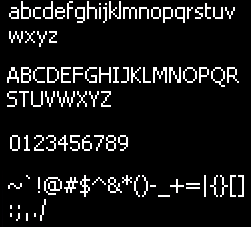
#> input picture samples/chat_ascii_02.png, 251 x 227 px, found by its file name
$ python 16_extract_chat_clean.py
#> lines starting #> are read from the running program, lines starting #| are printed output that depends on the picture; after the words box and inside, x2 and y2 are one past the last pixel; in counts of white or black regions, pixels touching at a corner belong together
### src/segment.py
"""Segmentation primitives: ROI → rows → characters.

Designed for the raid party UI initially but the row/char splitters are
generic over any cropped Name-column image.
"""
from __future__ import annotations
from dataclasses import dataclass
import numpy as np


# Raid party UI ROI (default = raid_party_05 at UI Scale 100%).
RAID_PARTY_NAME_X = (330, 478)
RAID_PARTY_DATA_Y = (78, 363)


@dataclass
class Row:
    y_abs: tuple[int, int]   # (top, bottom) in original image coords
    image: np.ndarray        # cropped RGB image of this row
    mask: np.ndarray         # binary text mask (uint8 0/255)
    baseline_y: int = -1     # baseline y within `mask` rows; -1 = unset


@dataclass
class CharBox:
    x: tuple[int, int]       # (left, right) within the row image
    image: np.ndarray        # cropped binary mask of this char (uint8 0/255)


# [67 lines left out: functions text_mask, color_text_mask, find_rows, not called in this run]


def find_chars(row_mask: np.ndarray,
               min_gap: int = 1,
               min_width: int = 1) -> list[tuple[int, int]]:
    """Vertical-projection segmentation: find columns containing any text
    pixel, group consecutive columns separated by gaps."""
    col_has = (row_mask > 0).any(axis=0)
    boxes: list[tuple[int, int]] = []
    in_box = False
    start = 0
    gap = 0
    for x, present in enumerate(col_has):
        if present:
            if not in_box:
                start = x
                in_box = True
            gap = 0
        else:
            if in_box:
                gap += 1
                if gap >= min_gap:
                    end = x - gap
                    if end - start + 1 >= min_width:
                        boxes.append((start, end))
                    in_box = False
                    gap = 0
    if in_box:
        end = len(col_has) - 1 - gap
        if end - start + 1 >= min_width:
            boxes.append((start, end))
    return boxes


# [40 lines left out: function auto_split_boxes, not called in this run]


def reconcile_boxes(boxes: list[tuple[int, int]],
                    mask: np.ndarray,
                    expected: int,
                    min_width: int = 2) -> list[tuple[int, int]]:
    """Adjust box list to match an expected character count using GT knowledge.

    Strategy:
    - If too many boxes: drop the narrowest ones (likely noise).
    - If too few: split the widest box at its minimum-density interior column.

    Used during template extraction where we know the target name. At inference
    time we'll use a template-driven matcher instead.
    """
    boxes = list(boxes)

    while len(boxes) > expected:
        # Drop narrowest box
        widths = [r - l + 1 for l, r in boxes]
        i_min = int(np.argmin(widths))
        if widths[i_min] >= min_width and len(boxes) > expected:
            # If the smallest is still wide, try merging two closest neighbors
            gaps = [boxes[k + 1][0] - boxes[k][1] - 1 for k in range(len(boxes) - 1)]
            i_gap = int(np.argmin(gaps))
            boxes[i_gap] = (boxes[i_gap][0], boxes[i_gap + 1][1])
            del boxes[i_gap + 1]
        else:
            del boxes[i_min]

    while len(boxes) < expected:
        widths = [r - l + 1 for l, r in boxes]
        i_max = int(np.argmax(widths))
        l, r = boxes[i_max]
        if r - l + 1 < 4:
            break  # cannot split further
        col_density = (mask[:, l:r + 1] > 0).sum(axis=0).astype(np.int32)
        # Search interior, not at edges
        margin = max(2, (r - l + 1) // 5)
        interior = col_density[margin:-margin]
        if interior.size == 0:
            break
        split_local = margin + int(np.argmin(interior))
        split_x = l + split_local
        # Insert a 1-column gap at split_x (drop that column from both halves)
        left_box = (l, split_x - 1)
        right_box = (split_x + 1, r)
        if left_box[1] - left_box[0] + 1 < 1 or right_box[1] - right_box[0] + 1 < 1:
            break
        boxes[i_max] = left_box
        boxes.insert(i_max + 1, right_box)

    return boxes


# [20 lines left out: functions crop_char, tight_crop, not called in this run]


def crop_char_with_offset(row_mask: np.ndarray, box: tuple[int, int],
                          baseline_y: int) -> tuple[np.ndarray, int]:
    """Tight-crop a glyph and also report its bottom y relative to the row
    baseline. Lets the matcher align glyphs by baseline rather than top."""
    left, right = box
    glyph = row_mask[:, left:right + 1]
    rows_with = (glyph > 0).any(axis=1)
    cols_with = (glyph > 0).any(axis=0)
    if not rows_with.any() or not cols_with.any():
        return glyph, 0
    top = int(np.argmax(rows_with))
    bot = len(rows_with) - 1 - int(np.argmax(rows_with[::-1]))
    left_t = int(np.argmax(cols_with))
    right_t = len(cols_with) - 1 - int(np.argmax(cols_with[::-1]))
    cropped = glyph[top:bot + 1, left_t:right_t + 1]
    # Distance from glyph bottom to baseline. Negative means glyph descends
    # below baseline (descender); positive means glyph ends above baseline.
    bottom_to_baseline = baseline_y - bot
    return cropped, bottom_to_baseline


# Fixed-grid window dimensions for raid party UI (default scale).
# Each row's window is sized to capture the full font extent and is anchored
# at the BASELINE so that templates from different rows align regardless of
# whether the row contains descenders.
RAID_PARTY_ROW_ABOVE_BASELINE = 12   # cap-height + small margin
RAID_PARTY_ROW_BELOW_BASELINE = 3    # max descender depth + margin


def detect_baseline(band_mask: np.ndarray) -> int:
    """Return the y index (within the band mask) of the baseline.

    Baseline = lowest row whose horizontal projection is >= 50% of the peak.
    Descender rows (e.g., for 'g', 'p') have sparse pixels and fall below
    the threshold."""
    proj = (band_mask > 0).sum(axis=1).astype(np.float32)
    p_max = float(proj.max())
    if p_max == 0:
        return band_mask.shape[0] - 1
    above = proj >= (0.5 * p_max)
    indices = np.where(above)[0]
    return int(indices[-1])


# [45 lines left out: function segment_raid_party, not called in this run]

### src/templates.py
"""Template library: extract, save, load character templates.

Templates are stored as binary PNGs (uint8, 0/255). Filename encodes the
character via a safe scheme since some chars are not valid filenames on
Windows (`<>:"/\\|?*`).

Layout:
    templates/{ui}/{scale_tag}/{idx}_{slug}.png
    templates/{ui}/{scale_tag}/manifest.json

`manifest.json` maps slug -> {char, source: row index, count}.
"""
from __future__ import annotations
from dataclasses import dataclass, asdict
from pathlib import Path
import json
import numpy as np
from PIL import Image


# Map every printable char to a filesystem-safe slug.
# Letters and digits map to themselves, other chars map to a name.
_CHAR_TO_SLUG = {
    "~": "tilde", "`": "backtick", "!": "excl", "@": "at", "#": "hash",
    "$": "dollar", "^": "caret", "&": "amp", "*": "star",
    "(": "lparen", ")": "rparen", "-": "dash", "_": "uscore",
    "+": "plus", "=": "eq", "|": "pipe",
    "{": "lbrace", "}": "rbrace", "[": "lbrack", "]": "rbrack",
    ":": "colon", ";": "semi", ",": "comma", ".": "dot", "/": "slash",
}
_SLUG_TO_CHAR = {v: k for k, v in _CHAR_TO_SLUG.items()}


def char_to_slug(c: str) -> str:
    if c in _CHAR_TO_SLUG:
        return _CHAR_TO_SLUG[c]
    if c.isupper():
        return f"upper_{c.lower()}"
    if c.islower():
        return f"lower_{c}"
    if c.isdigit():
        return f"digit_{c}"
    raise ValueError(f"unsupported character: {c!r}")


# [10 lines left out: function slug_to_char, not called in this run]


@dataclass
class Template:
    char: str
    image: np.ndarray  # (H, W) uint8 binary mask 0/255, tight-cropped
    bottom_to_baseline: int  # rows from glyph bottom to baseline (>= 0 normal,
                             # < 0 means glyph descends below baseline)

    @property
    def width(self) -> int:
        return self.image.shape[1]

    @property
    def height(self) -> int:
        return self.image.shape[0]


def save_templates(library_dir: Path,
                   templates: dict[str, list[Template]]) -> None:
    """Save templates to disk. Each character can have multiple variants."""
    library_dir.mkdir(parents=True, exist_ok=True)
    manifest: dict[str, list[dict]] = {}
    for char, variants in templates.items():
        slug = char_to_slug(char)
        entries: list[dict] = []
        for i, tpl in enumerate(variants):
            fname = f"{slug}__{i}.png" if len(variants) > 1 else f"{slug}.png"
            Image.fromarray(tpl.image).save(library_dir / fname)
            entries.append({
                "char": char,
                "file": fname,
                "width": tpl.width,
                "height": tpl.height,
                "bottom_to_baseline": tpl.bottom_to_baseline,
            })
        manifest[slug] = entries
    (library_dir / "manifest.json").write_text(
        json.dumps(manifest, indent=2, ensure_ascii=False), encoding="utf-8"
    )


# [17 lines left out: function load_templates, not called in this run]

### scratch/16_extract_chat_clean.py
"""Extract templates from clean-background chat screenshot.

Lines (ground truth, top to bottom):
    abcdefghijklmnopqrstuv
    wxyz
    ABCDEFGHIJKLMNOPQR
    STUVWXYZ
    0123456789
    ~`!@#$^&*()-_+=|{}[]
    :;,./

Total: 26 lower + 26 upper + 10 digit + 25 special = 87 chars.
"""
from pathlib import Path
import sys
import numpy as np
from PIL import Image

ROOT = Path(r"C:\Users\Noble\Desktop\dfo_ocr")
sys.path.insert(0, str(ROOT / "src"))
from segment import (detect_baseline, find_chars, reconcile_boxes,
                     crop_char_with_offset)  # noqa
from templates import Template  # noqa

GT_LINES = [
    "abcdefghijklmnopqrstuv",
    "wxyz",
    "ABCDEFGHIJKLMNOPQR",
    "STUVWXYZ",
    "0123456789",
    "~`!@#$^&*()-_+=|{}[]",
    ":;,./",
]

# Chat font is larger than raid-party Name column. Use a generous window
# anchored at the detected baseline so ascenders/descenders aren't clipped.
ROW_ABOVE_BASELINE = 18
ROW_BELOW_BASELINE = 6


def chat_mask(image_rgb: np.ndarray, threshold: int = 80) -> np.ndarray:
    """Mask the clean chat sample: white text on a black background."""
    gray = image_rgb.mean(axis=2)
    return (gray > threshold).astype(np.uint8) * 255


def find_chat_bands(mask: np.ndarray) -> list[tuple[int, int]]:
    """Find the seven text rows in chat_ascii_02.png.

    The source capture is not aligned, and sparse punctuation can split into
    multiple horizontal bands. Keep the logic explicit so a bad extraction
    fails loudly instead of silently creating poor templates.
    """
    row_counts = (mask > 0).sum(axis=1)
    bands: list[tuple[int, int]] = []
    in_band = False
    start = 0
    for y, count in enumerate(row_counts):
        if count >= 3 and not in_band:
            start = y
            in_band = True
        elif in_band and count < 3:
            bands.append((start, y - 1))
            in_band = False
    if in_band:
        bands.append((start, len(row_counts) - 1))

    # Merge tiny same-line fragments. In this sample, Q's descender creates a
    # nearby fragment in the A-R line.
    merged: list[tuple[int, int]] = []
    for band in bands:
        if merged and band[0] - merged[-1][1] - 1 <= 3:
            merged[-1] = (merged[-1][0], band[1])
        else:
            merged.append(band)

    # The final punctuation row is sparse enough to split around the comma and
    # slash. Merge only this trailing pair; the STUVWXYZ row above is close but
    # intentionally separate.
    if len(merged) == len(GT_LINES) + 1:
        merged = merged[:-2] + [(merged[-2][0], merged[-1][1])]
    return merged


SPECIAL_LINE_BOXES = [
    (8, 21),    # ~
    (38, 39),   # `
    (44, 45),   # !
    (46, 61),   # @
    (64, 77),   # #
    (80, 89),   # $
    (92, 97),   # ^
    (100, 117), # &
    (120, 131), # *
    (134, 139), # (
    (142, 147), # )
    (150, 155), # -
    (158, 175), # _
    (176, 183), # +
    (186, 199), # =
    (204, 205), # |
    (210, 217), # {
    (220, 227), # }
    (230, 235), # [
    (238, 243), # ]
]


def main():
    im = np.array(Image.open(ROOT / "samples" / "chat_ascii_02.png").convert("RGB"))
    H, W, _ = im.shape
#> H = 227; W = 251
    print(f"image: {W}x{H}")
#| image: 251x227

    mask_all = chat_mask(im)
#> in chat_mask, `return (gray > threshold).astype(np.uint8) * 255`: returned value: shape (227, 251); 8.9% white in thin lines or dots
    bands = find_chat_bands(mask_all)
#> in find_chat_bands, `row_counts = (mask > 0).sum(axis=1)`: row_counts = 227 values, max 132 at index 7, min 0 at index 0, mean 22.22
#> the loop in find_chat_bands, `for y, count in enumerate(row_counts):` made 227 passes
#> (count, in_band) on passes 2, 24, 32, 44: (14, True), (0, False), (22, True), (2, False)
#> in_band on passes 68, 84, 86, 88, 92, 108: True, False, True, False, True, False
#> after the loop in find_chat_bands, `for y, count in enumerate(row_counts):`: bands = [(1, 22), (31, 42), (67, 82), (85, 86), (91, 106), (135, 150), (175, 196), (205, 208), (213, 220)]; in_band = False; start = 213
#> the loop in find_chat_bands, `for band in bands:` made 9 passes
#> after the loop in find_chat_bands, `for band in bands:`: merged = [(1, 22), (31, 42), (67, 86), (91, 106), (135, 150), (175, 196), (205, 208), (213, 220)]
#> in find_chat_bands, `merged = merged[:-2] + [(merged[-2][0], merged[-1][1])]`: merged = [(1, 22), (31, 42), (67, 86), (91, 106), (135, 150), (175, 196), (205, 220)]
#> bands has the same summary as merged in find_chat_bands
    print(f"detected {len(bands)} bands (expected {len(GT_LINES)}):")
#| detected 7 bands (expected 7):
    for i, (a, b) in enumerate(bands, 1):
        print(f"  band {i:2d}: y={a:3d}..{b:3d}  height={b-a+1}")
#> this loop made 7 passes
#|   band  1: y=  1.. 22  height=22
#|   band  2: y= 31.. 42  height=12
#|   band  3: y= 67.. 86  height=20
#|   band  4: y= 91..106  height=16
#|   band  5: y=135..150  height=16
#|   band  6: y=175..196  height=22
#|   band  7: y=205..220  height=16

    if len(bands) != len(GT_LINES):
        print("\n!! band count mismatch -- investigate before extracting")
        return

    templates: dict[str, list[Template]] = {}
    seen_shapes: dict[str, set] = {}

    for line_idx, ((band_top, band_bot), gt) in enumerate(zip(bands, GT_LINES)):
        # Detect baseline within the band, then build a fixed-height window.
        band_local = mask_all[band_top:band_bot + 1]
        baseline_local = detect_baseline(band_local)
        baseline_abs = band_top + baseline_local

        win_top = max(0, baseline_abs - ROW_ABOVE_BASELINE + 1)
        win_bot = min(H, baseline_abs + ROW_BELOW_BASELINE + 1)
        row_mask = mask_all[win_top:win_bot]
        baseline_in_window = baseline_abs - win_top

        if gt == "~`!@#$^&*()-_+=|{}[]":
            raw_boxes = SPECIAL_LINE_BOXES
            boxes = raw_boxes
        else:
            raw_boxes = find_chars(row_mask)
            boxes = reconcile_boxes(raw_boxes, row_mask, expected=len(gt))
        if len(boxes) != len(gt):
            print(f"\n!! line {line_idx} ({gt!r}): got {len(boxes)} boxes, "
                  f"expected {len(gt)}")
            print(f"   raw_box widths: {[r-l+1 for l,r in raw_boxes]}")
            print(f"   reconciled widths: {[r-l+1 for l,r in boxes]}")
            return

        # Extract each character
        for ch, box in zip(gt, boxes):
            glyph, b2b = crop_char_with_offset(row_mask, box, baseline_in_window)
            shape_key = (glyph.shape, b2b, glyph.tobytes())
            if ch in seen_shapes and shape_key in seen_shapes[ch]:
                continue
            seen_shapes.setdefault(ch, set()).add(shape_key)
            templates.setdefault(ch, []).append(
                Template(char=ch, image=glyph, bottom_to_baseline=b2b))
#> this loop made 7 passes
#> (band_top, band_bot, proj in detect_baseline, p_max in detect_baseline, indices in detect_baseline, baseline_local, baseline_abs) on pass 2: (31, 42, [22, 22, 16, 16, 16, 16, 16, 16, 12, 12, 18, 18], 22, [0, 1, 2, 3, 4, 5, 6, 7, 8, 9, 10, 11], 11, 42)
#> (band_top, band_bot, p_max in detect_baseline, indices in detect_baseline, baseline_local, baseline_abs, win_top) on passes 1, 4, 5: (1, 22, 132, [6, 7, 8, 9, 10, 11, 12, 13, 14, 15, 16, 17], 17, 18, 1), (91, 106, 50, [0, 1, 2, 3, 4, 5, 6, 7, 8, 9, 10, 11, 14, 15], 15, 106, 89), (135, 150, 58, [0, 1, 2, 3, 6, 7, 8, 9, 12, 13, 14, 15], 15, 150, 133)
#> pass 1, in main, `band_local = mask_all[band_top:band_bot + 1]`:
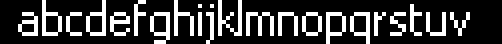
#> band_local: shape (22, 251) (shown 2 times larger); 22.4% white in thin lines or dots
#> pass 1, in main, `row_mask = mask_all[win_top:win_bot]`:
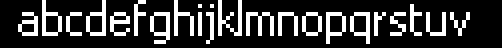
#> row_mask: shape (24, 251) (shown 2 times larger); 20.5% white in thin lines or dots, all inside (x1, y1, x2, y2) = (9, 0, 235, 22)
#> pass 2, in main, `row_mask = mask_all[win_top:win_bot]`:
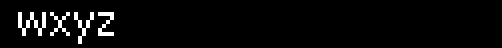
#> row_mask: shape (24, 251) (shown 2 times larger); 3.5% white in thin lines or dots, all inside (x1, y1, x2, y2) = (9, 6, 57, 22)
#> pass 3, in main, `band_local = mask_all[band_top:band_bot + 1]`:
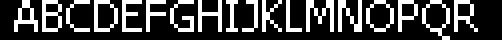
#> band_local: shape (20, 251) (shown 2 times larger); 26.1% white in thin lines or dots
#> after the loop:
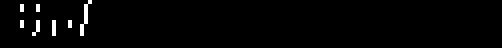
#> row_mask: shape (24, 251) (shown 2 times larger); 1.7% white in thin lines or dots, all inside (x1, y1, x2, y2) = (10, 0, 46, 18)

    total = sum(len(v) for v in templates.values())
    print(f"\nextracted {len(templates)} unique chars, {total} templates total")
#| extracted 87 unique chars, 87 templates total

    # Save to a separate library so we don't clobber raid_party
    out_dir = ROOT / "templates" / "chat" / "default"
    out_dir.mkdir(parents=True, exist_ok=True)
    # Clear existing files
    for f in out_dir.glob("*.png"):
        f.unlink()
    if (out_dir / "manifest.json").exists():
        (out_dir / "manifest.json").unlink()

    from templates import save_templates  # noqa
    save_templates(out_dir, templates)
#> the loop in save_templates, `for char, variants in templates.items():` made 87 passes
    print(f"saved to {out_dir}")

    # Print summary
    print("\nper-character variants:")
    for ch in sorted(templates.keys(), key=lambda c: (c.isalpha(), c.isupper(), c)):
        v = templates[ch]
        shapes = [f"{t.width}x{t.height}" for t in v]
        print(f"  {ch!r:6s}: {len(v)} variant(s) {shapes}")
#> this loop made 87 passes
#|   '!'   : 1 variant(s) ['2x22']
#|   '#'   : 1 variant(s) ['14x14']
#|   '$'   : 1 variant(s) ['10x18']
#|   '&'   : 1 variant(s) ['18x14']
#|   '('   : 1 variant(s) ['6x18']
#|   ')'   : 1 variant(s) ['6x18']
#|   '*'   : 1 variant(s) ['12x14']
#|   '+'   : 1 variant(s) ['8x14']
#> (further printed lines are left out)


if __name__ == "__main__":
    main()
